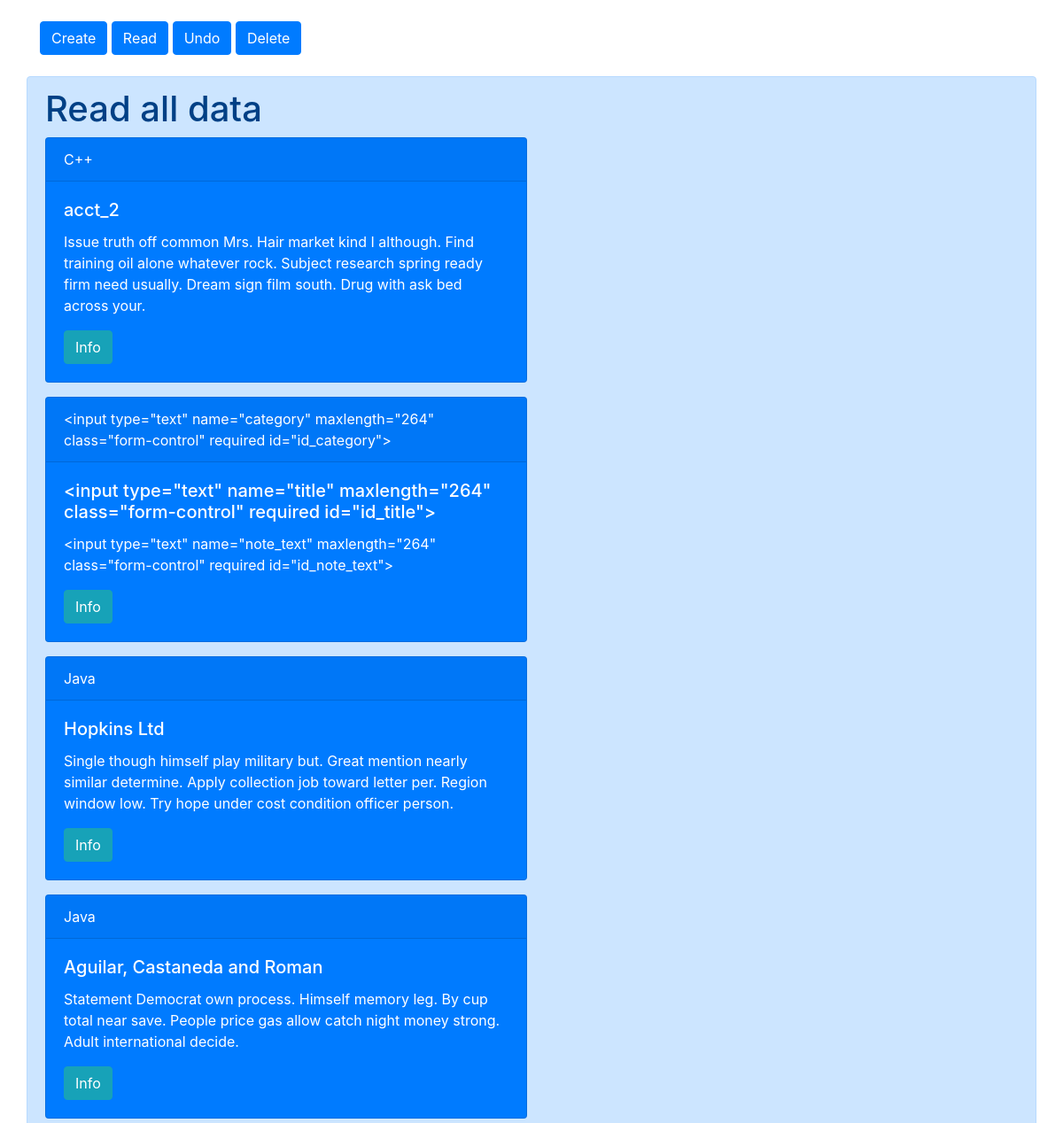
Page /read/ (upper part) on the earlier database version.
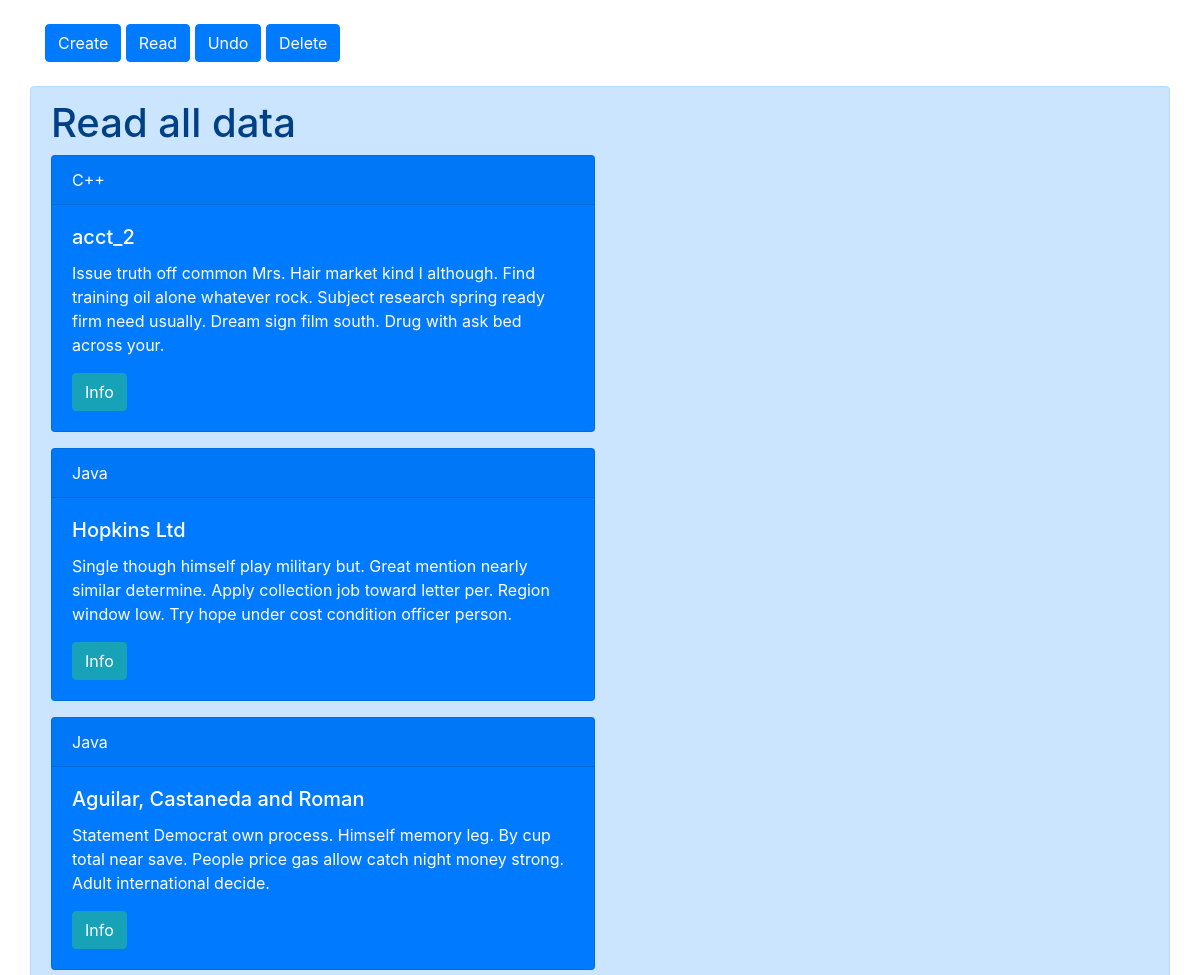
Same page on the later database version.
### notes_app/models.py (models this page shows, shortened)
class Note_model(models.Model):
    id = models.AutoField(primary_key=True)
    category = models.CharField(max_length=264)
    title = models.CharField(max_length=264,unique=True)
    note_text = models.CharField(max_length=264,unique=True)

### notes_app/views.py (the view)
# urls.py: url(r'^read/$', views.read, name='read'),
def read(request):
    data = Note_model.objects.all()
    return render(request, 'notes_app/read.html', {'notes': data})

### notes_app/templates/notes_app/read.html (shortened to what this page needs)
{% extends 'notes_app/index.html' %}
{% block content %}
<h1>Read  all data</h1>
<form action="{% url 'read' %}" method="GET">
{% for note in notes %}
<div class="card text-white bg-primary mb-3" style="max-width: 34rem;">
    <div class="card-header">{{note.category}}</div>
    <div class="card-body">
      <h5 class="card-title">{{note.title}}</h5>
      <p class="card-text">{{note.note_text}}</p>
      <a href="{% url 'test_update' note.id %}"><button type="button" class="btn btn-info" name="button">Info</button></a>
    </div>
  </div>
{% endfor %}
</form>
{% endblock %}

### notes_app/templates/notes_app/index.html (shortened to what this page needs)
<!DOCTYPE html>
<html lang="en" dir="ltr">
  <head>
    {% load static %}
    <link rel="stylesheet" href="{% static 'css/bootstrap.min.css' %}" type="text/css">
  </head>
  <body>
    <br>
    <div class="container">
      <a href="{% url 'create' %}"><button type="button" class="btn btn-primary" name="button">Create</button></a>
      <a href="{% url 'read' %}"><button type="button" class="btn btn-primary" name="button">Read</button></a>
      <a href="{% url 'undo' %}"><button type="button" class="btn btn-primary" name="button">Undo</button></a>
      <a href="{% url 'delete' %}"><button type="button" class="btn btn-primary" name="button">Delete</button></a>
    </div>
    <br>
    <div class="container alert alert-primary" >
      {% block content %}
      {% endblock %}
    </div>
  </body>
</html>

Differences in the rows shown:
removed Note_model: category "<input type=\"text\" name=\"category\" maxlength=\"264\" class=\"form-control\" required id=\"id_category\">", title "<input type=\"text\" name=\"title\" maxlength=\"264\" class=\"form-control\" required id=\"id_title\">", note_text "<input type=\"text\" name=\"note_text\" maxlength=\"264\" class=\"form-control\" required id=\"id_note_text\">"
